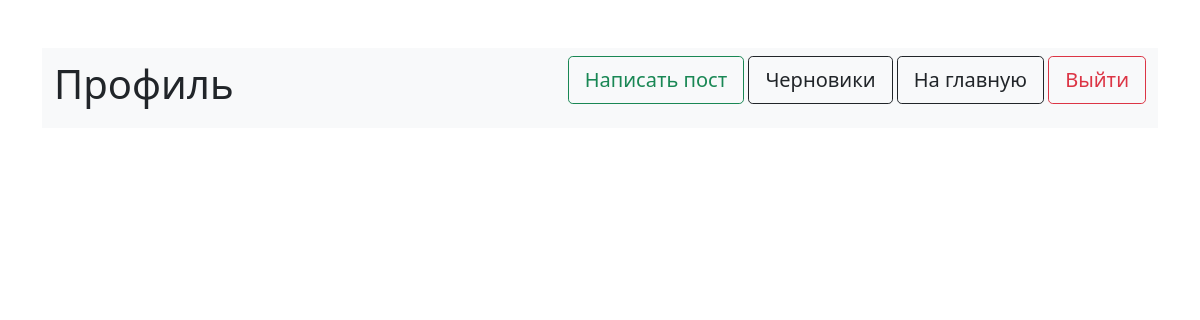
/profile/ (signed in), run on an earlier commit of the app's database.
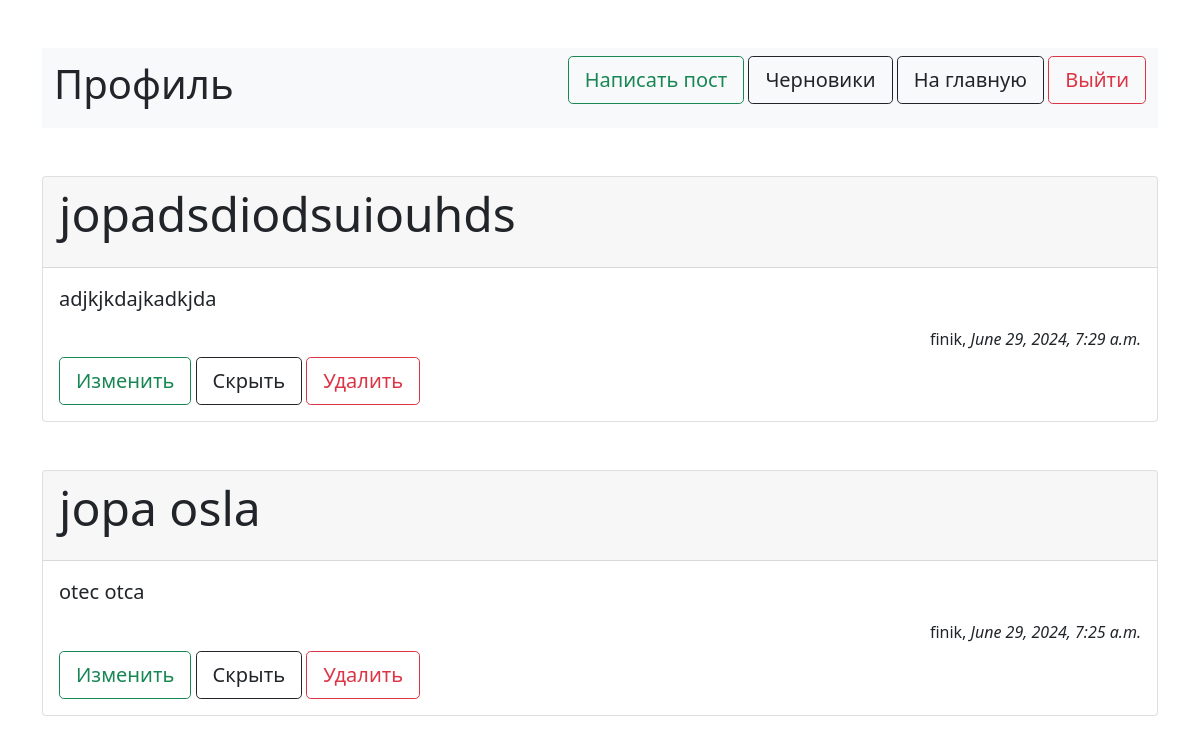
And on a later commit of the database.
### profile_app/models.py (models this page shows, shortened)
class Text_post(models.Model):
    title = models.CharField(max_length=30, default=' ')
    content = models.TextField()
    published_date = models.DateTimeField(auto_now_add=True)
    username = models.CharField(max_length=20, default='None')
    rating_like = models.PositiveIntegerField(default=0)
    rating_dislike = models.PositiveIntegerField(default=0)
    was_published = models.BooleanField(default=True)
    def was_published_recently(self):
        return self.published_date

### profile_app/views.py (the view)
# urls.py: path('', views.index, name='index_page')
def index(request):
    data = []
    for i in Text_post.objects.all().filter(username=request.user.username):
        if i.was_published:
            data.insert(0, {"id": i.id,'title':i.title, 'content':i.content, 'date':i.was_published_recently(), 'username':i.username})
    context = {'data': data}
    return render(request, 'profile_app/index.html', context=context)

### profile_app/templates/profile_app/index.html (shortened to what this page needs)
<!DOCTYPE html>
<html lang="en">
<head>
    <link href="https://cdn.jsdelivr.net/npm/bootstrap@5.0.2/dist/css/bootstrap.min.css" rel="stylesheet">
</head>
<body>
    {%if user.is_authenticated%}
        <div class="container-md">
            <br></br>
            <nav class="navbar navbar-expand-lg navbar-light bg-light">
                <div class="container-fluid">
                    <h1>Профиль</h1>
                    <figure class="text-end">
                        <a type="button" class="btn btn-outline-success btn-lg" href={% url 'new_post_page' %} role="button">Написать пост</a>
                        <a type="button" class="btn btn-outline-dark btn-lg" href={% url 'draft_list_page' %} role="button">Черновики</a>
                        <a type="button" class="btn btn-outline-dark btn-lg" href={% url 'index_page' %} role="button">На главную</a>
                        <a class="btn btn-outline-danger btn-lg" href={% url 'logout' %} role="button">Выйти</a>
                    </figure>
                </div>
            </nav>
        </div>
        {%for d in data %}
        <div class="container-md">
            <br></br>
            <div class="card">
                <div class="card-header">
                    <div>
                        <figure>
                            <figure><h5 class="display-5">{{ d.title }}</h5>
                    </div>
                </div>
                <div class="card-body">
                    <blockquote class="blockquote mb-1">
                        <footer class="blockquote">{{ d.content }}</footer>
                        <figure class="text-end"><h6>{{d.username}}, <em>{{ d.date }}</em></h6></figure>
                    </blockquote>
                    <a type="button" class="btn btn-outline-success btn-lg" href={% url 'change_post' d.id %} role="button">Изменить</a>
                    <a type="button" class="btn btn-outline-dark btn-lg" href={% url 'to_draft_post' d.id %} role="button">Скрыть</a>
                    <a type="button" class="btn btn-outline-danger btn-lg" href={% url 'delete_post' d.id %} role="button">Удалить</a>
                </div>
            </div>
        </div>
        {%endfor%}
    {% else %}
        <a class="btn btn-primary" href={% url 'log_in' %} role="button">Войти</a>
        <a class="btn btn-primary" href={% url 'sign_in' %} role="button">Зарегистрироваться</a>
    {% endif %}
</body>
</html>

What changed in the data, as far as the page shows it:
added Text_post: title "jopadsdiodsuiouhds", content "adjkjkdajkadkjda", username "finik", date "June 29, 2024, 7:29 a.m."
added Text_post: title "jopa osla", content "otec otca", username "finik", date "June 29, 2024, 7:25 a.m."
Also different on the page:
new list line: ", Изменить Скрыть Удалить"
